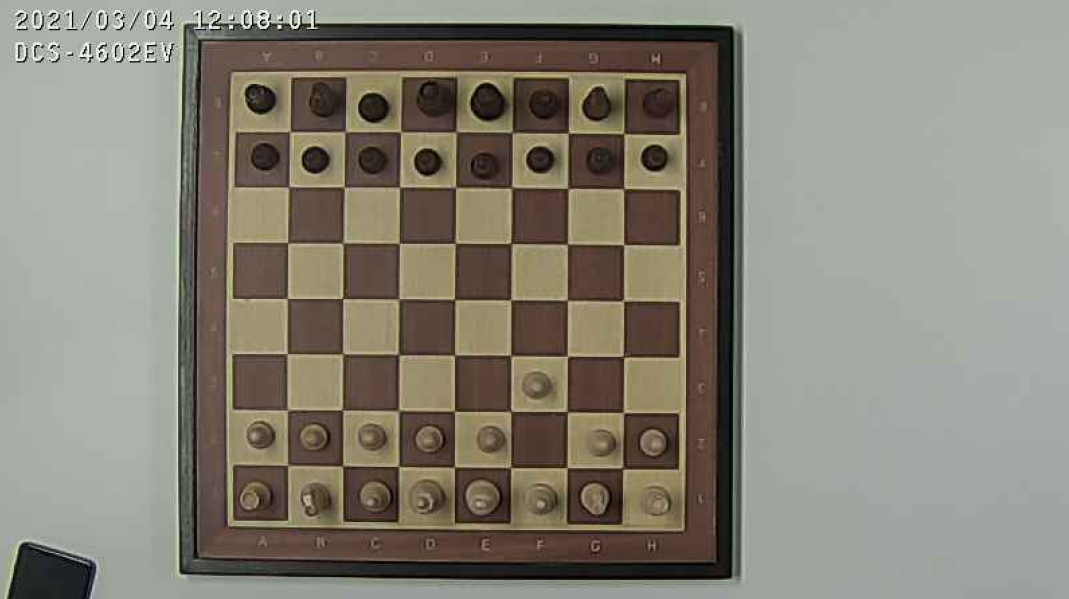
#> input picture src/abstraction/scripts/chess1.png, 1069 x 599 px
$ python picker.py
#> lines starting #> are read from the running program, lines starting #| are printed output that depends on the picture; after the words box and inside, x2 and y2 are one past the last pixel; in counts of white or black regions, pixels touching at a corner belong together
#!/usr/bin/env python3
import cv2
import numpy as np
#from matplotlib import pyplot as plt


def getContours(image):
    contours, hierarchy = cv2.findContours(image, cv2.RETR_EXTERNAL, cv2.CHAIN_APPROX_NONE)
    for cnt in contours:
        area = cv2.contourArea(cnt)
        print(area)
        if area > 50:
            cv2.drawContours(imgContour, cnt, -1, (255, 0, 0), 3)
            perimeter = cv2.arcLength(cnt, True)
            approx = cv2.approxPolyDP(cnt, 0.3 * perimeter, True)
            print(len(approx))
            objCor = len(approx)
            x, y, w, h = cv2.boundingRect(approx)
            if objCor == 4:
                aspRatio = w / float(h)
                objectType = 'rectangle'
            else:
                objectType = "None"

            cv2.rectangle(imgContour, (x, y), (x + w, y + h), (0, 255, 0), 2)
            cv2.putText(imgContour, objectType, (x + (w // 2) - 10, y + (h // 2) - 10),
                        cv2.FONT_HERSHEY_COMPLEX, 0.7, (0, 0, 0), 2)


img = cv2.imread('chess1.png')
#> img is the input picture: shape (599, 1069, 3); mean B, G, R 118.5, 130.6, 133.6
imgContour = img.copy()
imgHSV = cv2.cvtColor(img, cv2.COLOR_BGR2HSV)
#> imgHSV: shape (599, 1069, 3); mean H, S, V 41.1, 46.8, 137.4
lowerHSV = np.array([0, 0, 47])
upperHSV = np.array([29, 255, 255])
maskHSV = cv2.inRange(imgHSV, lowerHSV, upperHSV)
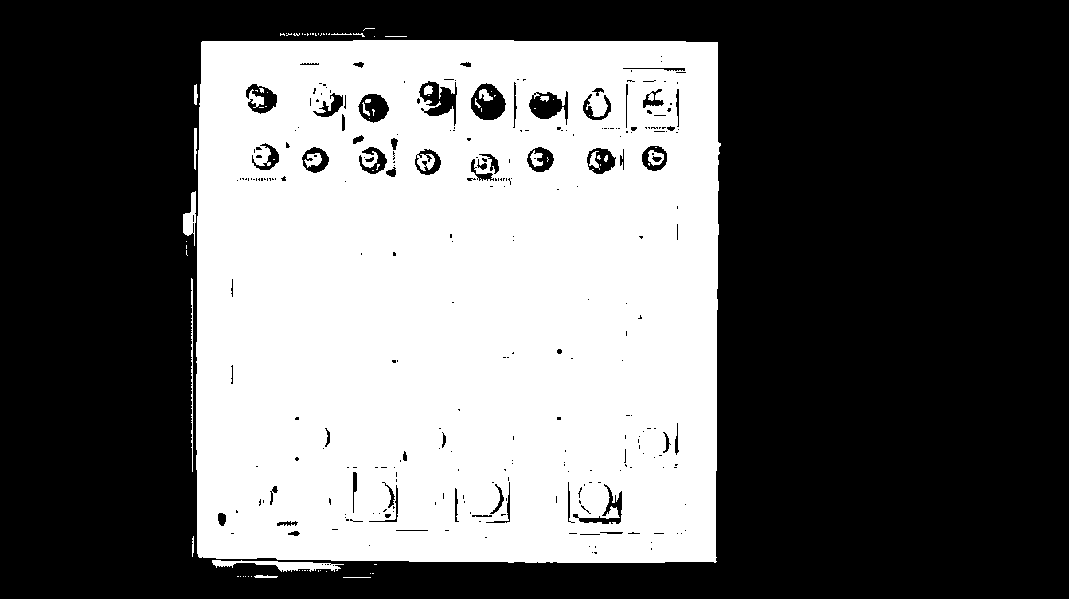
#> maskHSV: shape (599, 1069); 40.9% white; 81 white regions (58 under 20 px), largest, box (x1, y1, x2, y2) and area: (196, 40, 721, 563) 259304, (212, 560, 344, 572) 709, (183, 191, 196, 246) 366
imgResultHSV = cv2.bitwise_and(img, img, mask=maskHSV)
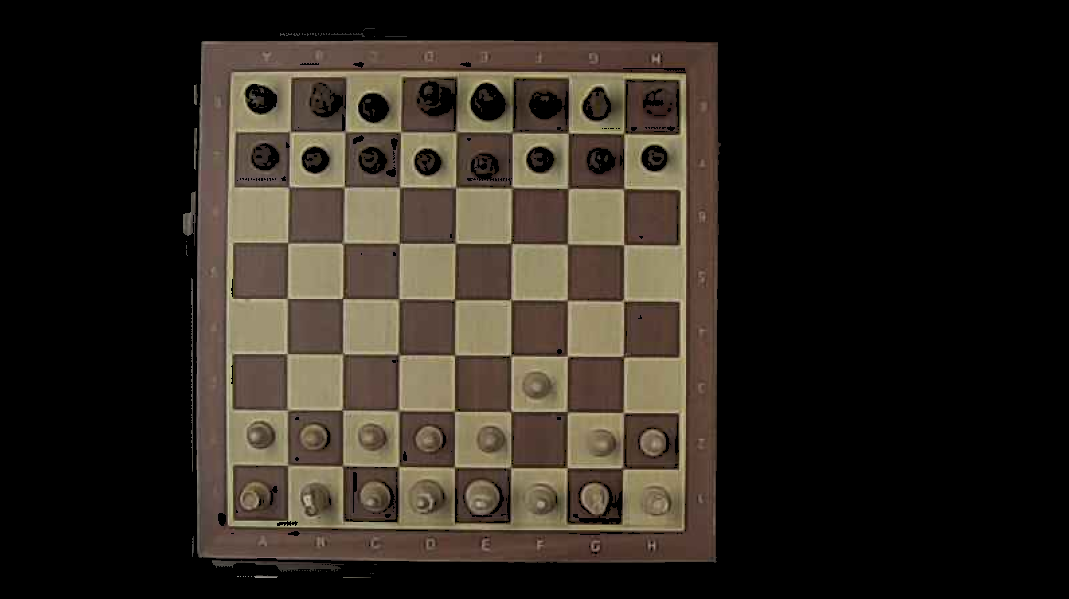
#> imgResultHSV: shape (599, 1069, 3); mean B, G, R 31.5, 39.4, 45.9

mask_blur = cv2.GaussianBlur(maskHSV, (31, 31), 0)
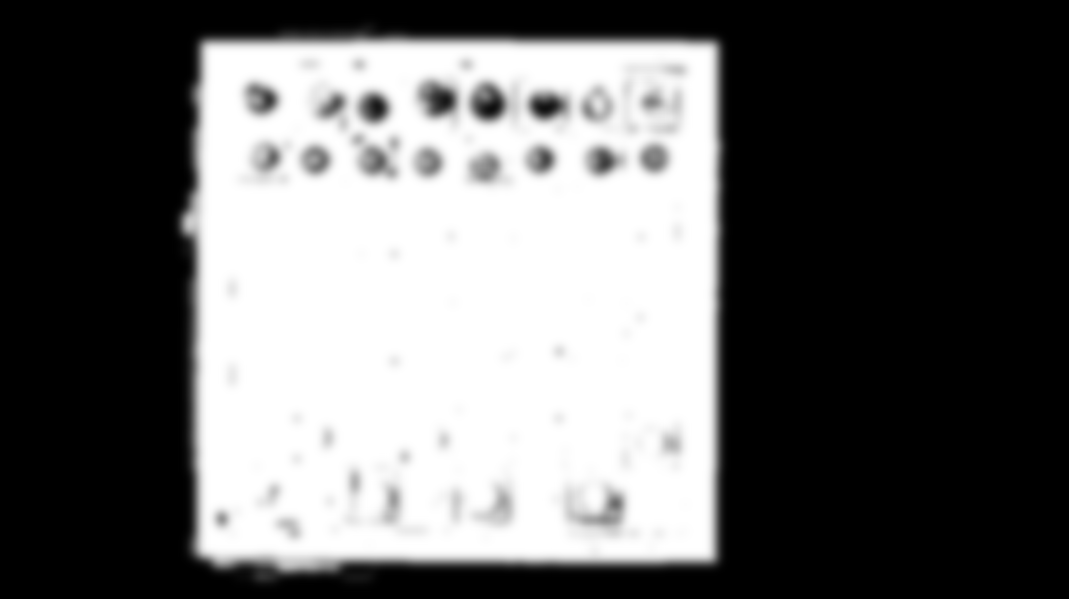
#> mask_blur: shape (599, 1069); min 0, max 255, mean 104.4
mask_canny = cv2.Canny(mask_blur, 100, 175)
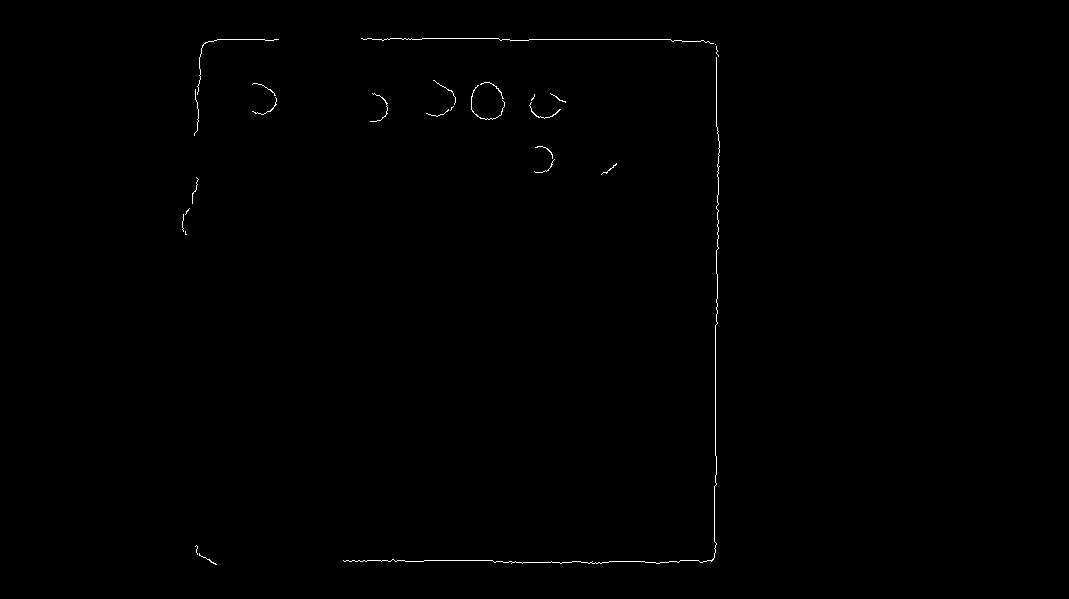
#> mask_canny: shape (599, 1069); 0.31% white in thin lines or dots, all inside (x1, y1, x2, y2) = (182, 38, 720, 565)
getContours(mask_canny)
#> in getContours, `contours, hierarchy = cv2.findContours(image, cv2.RETR_EXTERNAL, cv2.C..`: contours = 26 contours, all with area under 20
#> the loop in getContours, `for cnt in contours:` made 26 passes
#> area on passes 1 to 12: 5.5, 0, 0.5, 0, 2, 1.5, 6, 2.5, 6.5, 1.5, 0.5, 13.5
#> (cnt, area) on pass 24: ([[715, 44]], 0)
#| 5.5
#| 0.0
#| 0.5
#| 0.0
#| 2.0
#| 1.5
#| 6.0
#| 2.5
#> (further printed lines are left out)
cv2.imshow("Stacked Images", mask_canny)
cv2.waitKey(0)
